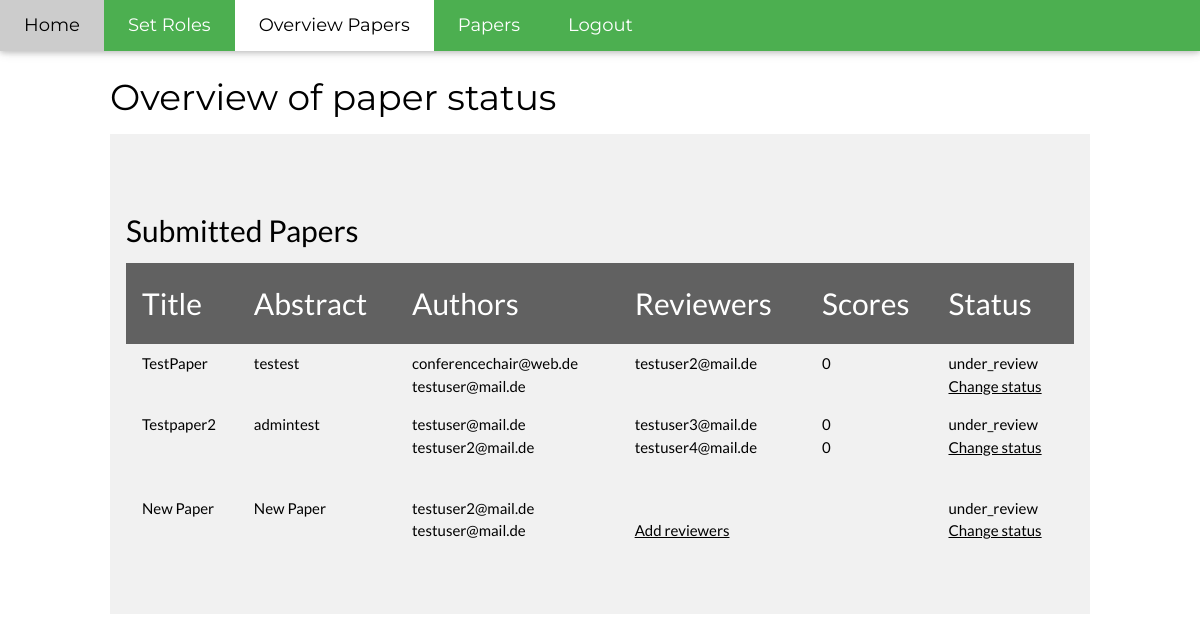
/accept_papers (signed in), run on an earlier commit of the app's database.
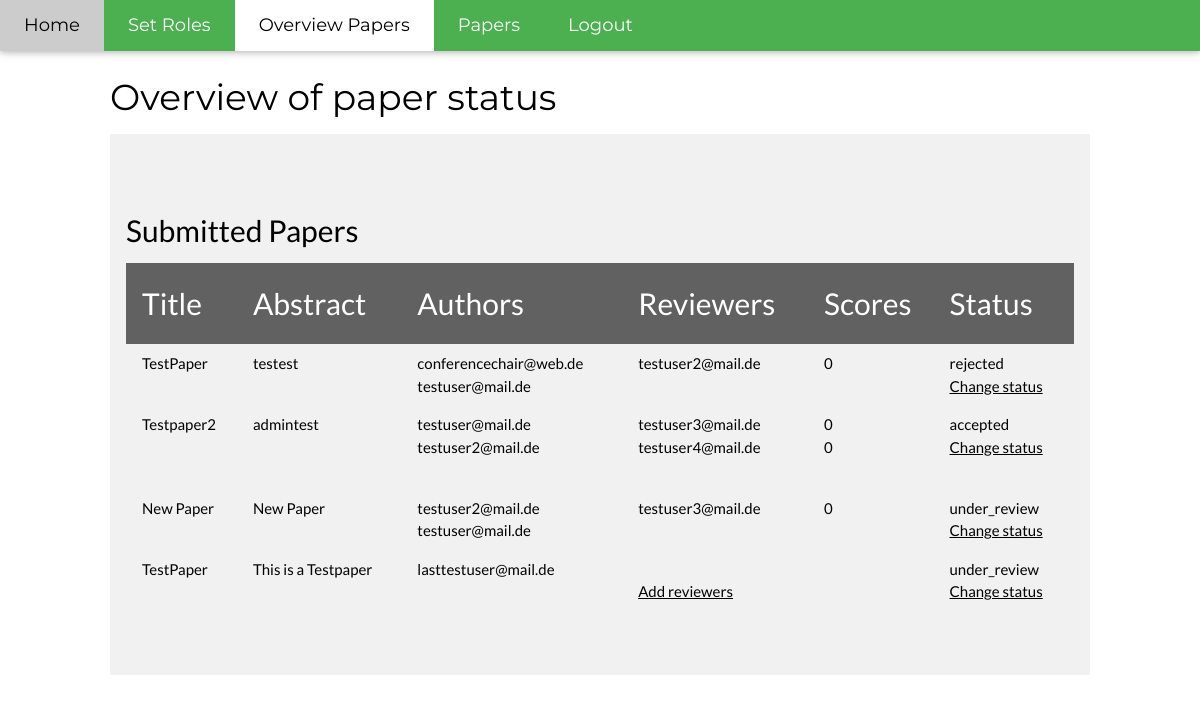
And on a later commit of the database.
### models.py (models this page shows, shortened)
class Paper(db.Model):
    __tablename__ = 'paper'
    id = db.Column(db.Integer, primary_key=True)
    status = db.Column(db.String(120), nullable=False)
    title = db.Column(db.String(120), nullable=False)
    abstract = db.Column(db.Text(500), nullable=False)
    authors = db.relationship('User', secondary=authors, lazy='subquery', backref=db.backref('papers', lazy=True))
    reviewers = db.relationship("Score", back_populates="paper")
    scores = db.relationship("Score", back_populates="paper")

class User(db.Model):
    __tablename__ = 'user'
    id = db.Column(db.Integer, primary_key=True)
    email = db.Column(db.String(120), unique=True, nullable=False)
    hashed_password = db.Column(db.String(500), nullable=False)
    is_admin = db.Column(db.Boolean, nullable=False, default=False)
    is_reviewer = db.Column(db.Boolean, nullable=False, default=False)
    scored_papers = db.relationship("Score", back_populates="reviewer")

class Score(db.Model):
    __tablename__ = "score"
    left_id = db.Column(db.Integer, db.ForeignKey('paper.id'), primary_key=True)
    right_id = db.Column(db.Integer, db.ForeignKey('user.id'), primary_key=True)
    rating = db.Column(db.Integer, default=0)
    is_rated = db.Column(db.Boolean, default=False)
    reviewer = relationship("User", back_populates="scored_papers")
    paper = relationship("Paper", back_populates="reviewers")

### app.py (the view)
@app.route('/accept_papers', methods=['GET'])
@check_authentification
@check_admin
def accept_papers():
    papers = Paper.query.all()
    if request.method == "GET":
        return render_template('accept_papers.html', papers=papers)

### helper_functions.py (called while the page is built)
def logged_in():
    return "auth_user_id" in session

@app.context_processor
def add_template_variables():
    variables = dict()
    logged_in_bool = logged_in()
    variables["logged_in"] = logged_in()
    variables["request_path"] = str(request.path)
    if logged_in_bool:
        variables["current_user"] = get_current_user()
    return variables

def check_authentification(f):
    @wraps(f)
    def decorated_function(*args, **kwargs):
        if logged_in():
            return f(*args, **kwargs)
        else:
            return redirect(url_for("login"))
    return decorated_function

def check_admin(f):
    @wraps(f)
    def decorated_function(*args, **kwargs):
        if get_current_user().is_admin:
            return f(*args, **kwargs)
        else:
            flash({"formField" : "success", "message" : "Only the conferencechair (admin) has access to this page"}, CssClasses.ERROR)
            return redirect(url_for("login"))
    return decorated_function

def get_current_user():
    return User.query.get(session["auth_user_id"])

### templates/accept_papers.html (shortened to what this page needs)
{% extends "layout.html" %}
{% block body %}
    <h1>Overview of paper status</h1>
    <div class="w3-row-padding w3-light-grey w3-padding-64 w3-container">
            <h2>Submitted Papers</h2>
            {% if papers == None %}
                <p>There are no papers to accept.</p>
            {% else %}
            <table class="w3-table">
                <thead class="w3-dark-grey">
                     <tr>
                         <td><h2>Title</h2></td>
                         <td><h2>Abstract</h2></td>
                         <td><h2>Authors</h2></td>
                         <td><h2>Reviewers</h2></td>
                         <td><h2>Scores</h2></td>
                         <td><h2>Status</h2></td>
                     </tr>
                </thead>
                {% for paper in papers %}
                    <tr>
                        <td>{{ paper.title }}</td>
                        <td>{{ paper.abstract }}</td>
                        <td>
                          {% for author in paper.authors %}
                            {{ author.email }} <br>
                          {% endfor %}
                        </td>
                        <td>
                          {% for score in paper.scores %}
                            {{ score.reviewer.email }}<br>
                          {% endfor %}<br>
                          {% if paper.reviewers|length < 1 %}
                            <a href="{{ url_for('set_reviewer', paperID=paper.id)}}">Add reviewers</a></td>
                          {% endif %}
                        </td>
                        <td>{% for score in paper.scores %}
                                {{ score.rating }}<br>
                            {% endfor %}
                        </td>
                        <td>
                          {{ paper.status }} <br>
                          <a href="{{ url_for('set_status', paperID=paper.id)}}">Change status</a>
                      </td>
                    </tr>
                {% endfor %}
            </table>
            {% endif %}
        </div>
{% endblock %}

### templates/layout.html (shortened to what this page needs)
<!doctype html>
<link rel="stylesheet" href="https://cdnjs.cloudflare.com/ajax/libs/font-awesome/4.7.0/css/font-awesome.min.css">
<link rel=stylesheet type=text/css href="{{ url_for('static', filename='style.css') }}">
<div class=page>
  <div class="w3-top">
  <div class="w3-bar w3-green w3-card w3-left-align w3-large">
    {% if logged_in %}
    <a href="{{ url_for('index')}}" class="w3-bar-item w3-button w3-padding-large {% if(url_for('index') == request_path)%} w3-white {% endif %}">Home</a>
      {% if current_user.is_admin %}
      <a href="{{ url_for('roles') }}" class="w3-bar-item w3-button w3-hide-small w3-padding-large w3-hover-white {% if(url_for('roles') == request_path)%} w3-white {% endif %}">Set Roles</a>
      <a href="{{ url_for('accept_papers') }}" class="w3-bar-item w3-button w3-hide-small w3-padding-large w3-hover-white {% if(url_for('accept_papers') == request_path)%} w3-white {% endif %}">Overview Papers</a>
      {% endif %}
      <a href="{{ url_for('getPapersUserOverview') }}" class="w3-bar-item w3-button w3-hide-small w3-padding-large w3-hover-white {% if(url_for('getPapersUserOverview') == request_path)%} w3-white {% endif %}">Papers</a>
      <a href="{{ url_for('logout') }}" class="w3-bar-item w3-button w3-hide-small w3-padding-large w3-hover-white {% if(url_for('logout') == request_path)%} w3-white {% endif %}">Logout</a>
    {% endif %}
  </div>
  </div>
    <div class="w3-content">
          {% block body %}{% endblock %}
    </div>
</div>

### static/style.css (style rules this page uses)
*,*:before,*:after { box-sizing:inherit }
a { background-color:transparent;-webkit-text-decoration-skip:objects }
h1 { font-size:36px }
h2 { font-size:30px }
h1,h2,h3,h4,h5,h6 { font-family:"Segoe UI",Arial,sans-serif;font-weight:400;margin:10px 0 }
a { color:inherit }
.w3-table,.w3-table-all { border-collapse:collapse;border-spacing:0;width:100%;display:table }
.w3-table td,.w3-table th,.w3-table-all td,.w3-table-all th { padding:8px 8px;display:table-cell;text-align:left;vertical-align:top }
.w3-table th:first-child,.w3-table td:first-child,.w3-table-all th:first-child,.w3-table-all td:first-child { padding-left:16px }
.w3-btn,.w3-button { border:none;display:inline-block;outline:0;padding:8px 16px;vertical-align:middle;overflow:hidden;text-decoration:none;color:inherit;background-color:inherit;text-align:center;cursor:pointer;white-space:nowrap }
.w3-btn,.w3-button { -webkit-touch-callout:none;-webkit-user-select:none;-khtml-user-select:none;-moz-user-select:none;-ms-user-select:none;user-select:none }
.w3-bar { width:100%;overflow:hidden }
.w3-bar .w3-bar-item { padding:8px 16px;float:left;width:auto;border:none;outline:none;display:block }
.w3-bar .w3-button { white-space:normal }
.w3-container:after,.w3-container:before,.w3-panel:after,.w3-panel:before,.w3-row:after,.w3-row:before,.w3-row-padding:after,.w3-row-padding:before, .w3-cell-row:before,.w3-cell-row:after,.w3-clear:after,.w3-clear:before,.w3-bar:before,.w3-bar:after { content:"";display:table;clear:both }
.w3-content { max-width:980px;margin:auto }
.w3-top,.w3-bottom { position:fixed;width:100%;z-index:1 }
.w3-top { top:0 }
.w3-row-padding,.w3-row-padding>.w3-half,.w3-row-padding>.w3-third,.w3-row-padding>.w3-twothird,.w3-row-padding>.w3-threequarter,.w3-row-padding>.w3-quarter,.w3-row-padding>.w3-col { padding:0 8px }
.w3-container,.w3-panel { padding:0.01em 16px }
.w3-card,.w3-card-2 { box-shadow:0 2px 5px 0 rgba(0,0,0,0.16),0 2px 10px 0 rgba(0,0,0,0.12) }
.w3-large { font-size:18px!important }
.w3-left-align { text-align:left!important }
.w3-padding-large { padding:12px 24px!important }
.w3-padding-64 { padding-top:64px!important;padding-bottom:64px!important }
.w3-green,.w3-hover-green:hover { color:#fff!important;background-color:#4CAF50!important }
.w3-white,.w3-hover-white:hover { color:#000!important;background-color:#fff!important }
.w3-light-grey,.w3-hover-light-grey:hover,.w3-light-gray,.w3-hover-light-gray:hover { color:#000!important;background-color:#f1f1f1!important }
.w3-dark-grey,.w3-hover-dark-grey:hover,.w3-dark-gray,.w3-hover-dark-gray:hover { color:#fff!important;background-color:#616161!important }

### templates/layout.html (style rules this page uses)
body,h1,h2,h3,h4,h5,h6 { font-family: "Lato", sans-serif }
.w3-bar,h1,button { font-family: "Montserrat", sans-serif }
.w3-content { margin-top: 70px }

What changed in the data, as far as the page shows it:
changed Paper "testest": status "under_review" → "rejected"
changed Paper "Testpaper2": status "under_review" → "accepted"
shown differently, row unchanged: Paper "New Paper": no longer shows "Add reviewers"
added Score: reviewer.email "testuser3@mail.de", rating "0", shown under Paper "New Paper"
added Paper: title "TestPaper", abstract "This is a Testpaper", status "under_review"
added User: email "lasttestuser@mail.de", shown under "TestPaper"
